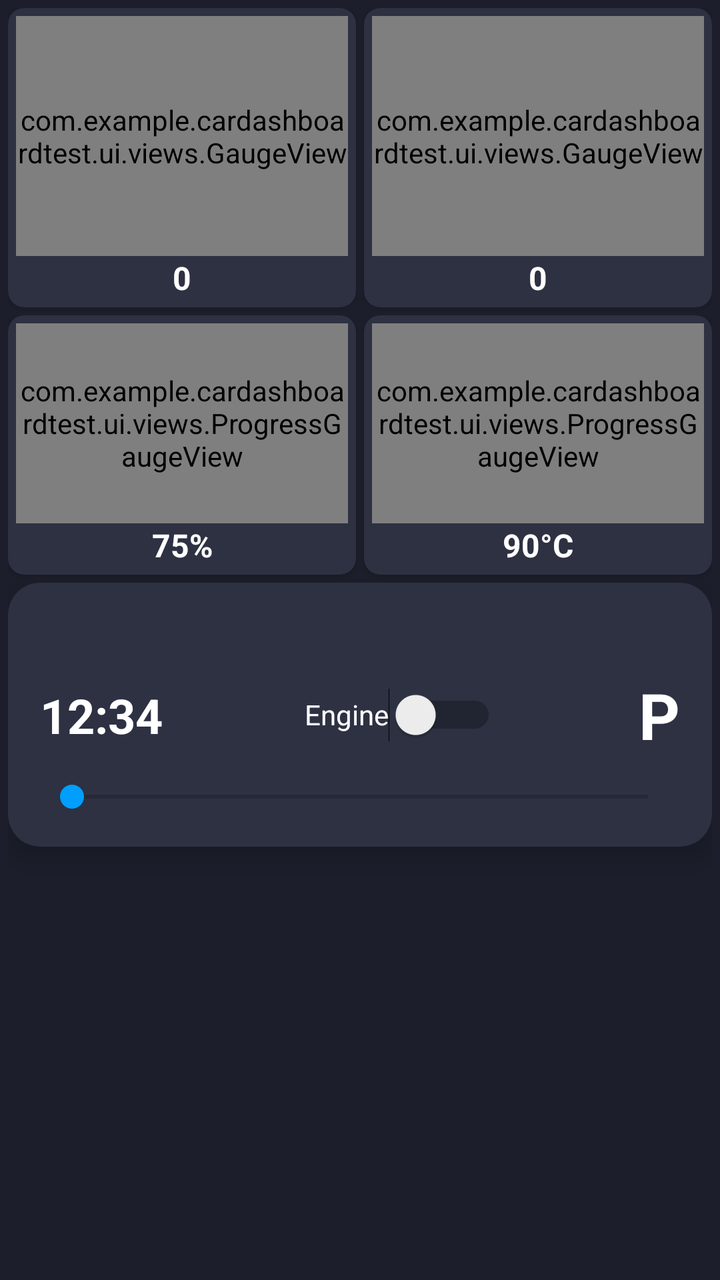
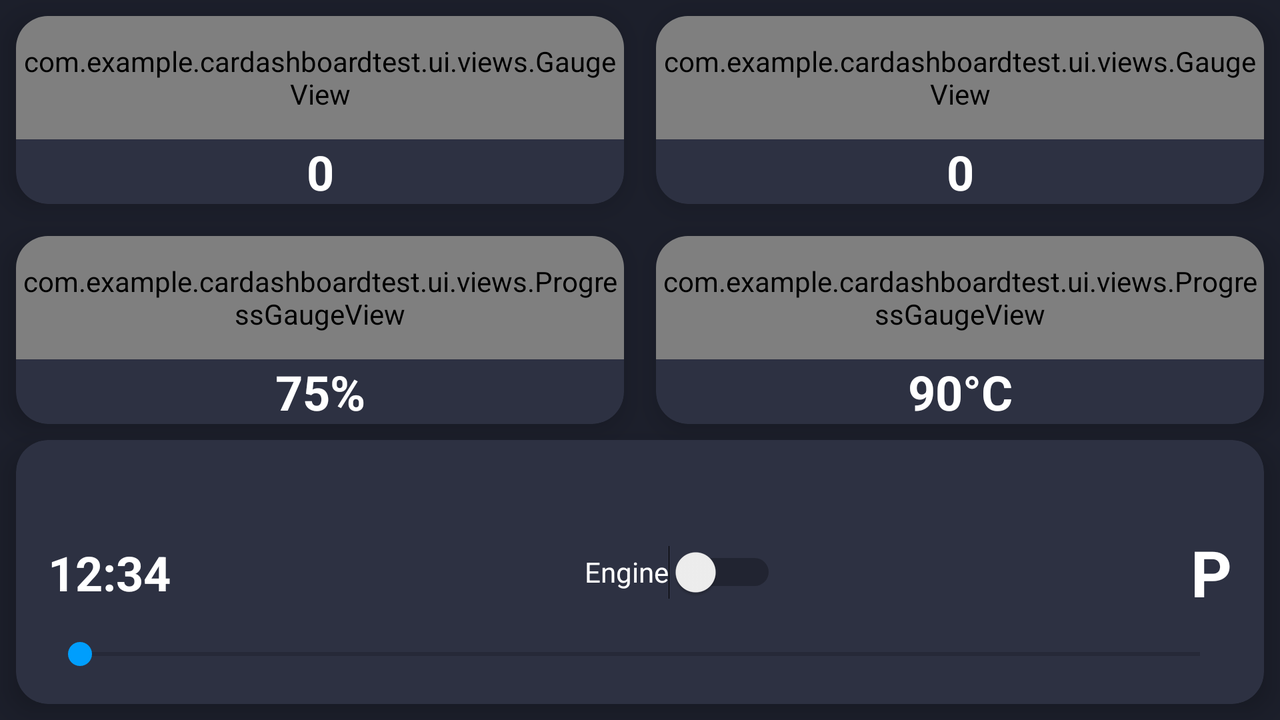

An Android layout and its configuration variant, each rendered on a device that would load it. The default file and the variant file are quoted in full after the pictures.
<!-- AndroidManifest.xml: application theme Theme.CarDashboardTest -->
<!-- res/layout/layout_modern_dashboard.xml -->
<?xml version="1.0" encoding="utf-8"?>
<androidx.core.widget.NestedScrollView xmlns:android="http://schemas.android.com/apk/res/android"
    xmlns:app="http://schemas.android.com/apk/res-auto"
    android:layout_width="match_parent"
    android:layout_height="match_parent"
    android:background="@color/dashboard_background"
    android:clipToPadding="false"
    android:fillViewport="true"
    android:scrollbars="vertical">

    <LinearLayout
        android:layout_width="match_parent"
        android:layout_height="wrap_content"
        android:orientation="vertical"
        android:paddingHorizontal="4dp"
        android:paddingTop="4dp"
        android:paddingBottom="8dp">

        
        <LinearLayout
            android:id="@+id/topRowLayout"
            android:layout_width="match_parent"
            android:layout_height="wrap_content"
            android:orientation="horizontal"
            android:baselineAligned="false">

            <androidx.cardview.widget.CardView
                android:id="@+id/speedCard"
                android:layout_width="0dp"
                android:layout_height="wrap_content"
                android:layout_marginEnd="2dp"
                android:layout_marginBottom="4dp"
                android:layout_weight="1"
                android:clickable="true"
                android:focusable="true"
                android:foreground="?attr/selectableItemBackground"
                app:cardBackgroundColor="@color/gauge_background"
                app:cardCornerRadius="8dp"
                app:cardElevation="2dp">

                <LinearLayout
                    android:layout_width="match_parent"
                    android:layout_height="wrap_content"
                    android:orientation="vertical"
                    android:padding="4dp">

                    <com.example.cardashboardtest.ui.views.GaugeView
                        android:id="@+id/speedGauge"
                        android:layout_width="match_parent"
                        android:layout_height="@dimen/gauge_height_small"
                        app:gaugeTitle="@string/speed"
                        app:maxValue="150"
                        app:minValue="0"
                        app:needleColor="@color/speed_color"
                        app:unit="@string/mph" />

                    <TextView
                        android:id="@+id/speedValue"
                        android:layout_width="match_parent"
                        android:layout_height="wrap_content"
                        android:gravity="center"
                        android:text="0"
                        android:textColor="@color/text_primary"
                        android:textSize="16sp"
                        android:textStyle="bold" />
                </LinearLayout>
            </androidx.cardview.widget.CardView>

            <androidx.cardview.widget.CardView
                android:id="@+id/rpmCard"
                android:layout_width="0dp"
                android:layout_height="wrap_content"
                android:layout_marginStart="2dp"
                android:layout_marginBottom="4dp"
                android:layout_weight="1"
                android:clickable="true"
                android:focusable="true"
                android:foreground="?attr/selectableItemBackground"
                app:cardBackgroundColor="@color/gauge_background"
                app:cardCornerRadius="8dp"
                app:cardElevation="2dp">

                <LinearLayout
                    android:layout_width="match_parent"
                    android:layout_height="wrap_content"
                    android:orientation="vertical"
                    android:padding="4dp">

                    <com.example.cardashboardtest.ui.views.GaugeView
                        android:id="@+id/rpmGauge"
                        android:layout_width="match_parent"
                        android:layout_height="@dimen/gauge_height_small"
                        app:gaugeTitle="@string/rpm"
                        app:maxValue="8"
                        app:minValue="0"
                        app:needleColor="@color/rpm_color"
                        app:unit="@string/x1000_rpm" />

                    <TextView
                        android:id="@+id/rpmValue"
                        android:layout_width="match_parent"
                        android:layout_height="wrap_content"
                        android:gravity="center"
                        android:text="0"
                        android:textColor="@color/text_primary"
                        android:textSize="16sp"
                        android:textStyle="bold" />
                </LinearLayout>
            </androidx.cardview.widget.CardView>
        </LinearLayout>

        
        <LinearLayout
            android:id="@+id/bottomRowLayout"
            android:layout_width="match_parent"
            android:layout_height="wrap_content"
            android:orientation="horizontal"
            android:baselineAligned="false">

            <androidx.cardview.widget.CardView
                android:id="@+id/fuelCard"
                android:layout_width="0dp"
                android:layout_height="wrap_content"
                android:layout_marginEnd="2dp"
                android:layout_marginBottom="4dp"
                android:layout_weight="1"
                android:clickable="true"
                android:focusable="true"
                android:foreground="?attr/selectableItemBackground"
                app:cardBackgroundColor="@color/gauge_background"
                app:cardCornerRadius="8dp"
                app:cardElevation="2dp">

                <LinearLayout
                    android:layout_width="match_parent"
                    android:layout_height="wrap_content"
                    android:orientation="vertical"
                    android:padding="4dp">

                    <com.example.cardashboardtest.ui.views.ProgressGaugeView
                        android:id="@+id/fuelGauge"
                        android:layout_width="match_parent"
                        android:layout_height="@dimen/gauge_height_progress_small"
                        app:gaugeTitle="@string/fuel"
                        app:maxProgress="100"
                        app:progressColor="@color/fuel_color" />

                    <TextView
                        android:id="@+id/fuelValue"
                        android:layout_width="match_parent"
                        android:layout_height="wrap_content"
                        android:gravity="center"
                        android:text="75%"
                        android:textColor="@color/text_primary"
                        android:textSize="16sp"
                        android:textStyle="bold" />
                </LinearLayout>
            </androidx.cardview.widget.CardView>

            <androidx.cardview.widget.CardView
                android:id="@+id/tempCard"
                android:layout_width="0dp"
                android:layout_height="wrap_content"
                android:layout_marginStart="2dp"
                android:layout_marginBottom="4dp"
                android:layout_weight="1"
                android:clickable="true"
                android:focusable="true"
                android:foreground="?attr/selectableItemBackground"
                app:cardBackgroundColor="@color/gauge_background"
                app:cardCornerRadius="8dp"
                app:cardElevation="2dp">

                <LinearLayout
                    android:layout_width="match_parent"
                    android:layout_height="wrap_content"
                    android:orientation="vertical"
                    android:padding="4dp">

                    <com.example.cardashboardtest.ui.views.ProgressGaugeView
                        android:id="@+id/tempGauge"
                        android:layout_width="match_parent"
                        android:layout_height="@dimen/gauge_height_progress_small"
                        app:gaugeTitle="@string/temperature"
                        app:maxProgress="80"
                        app:progressColor="@color/temp_color" />

                    <TextView
                        android:id="@+id/tempValue"
                        android:layout_width="match_parent"
                        android:layout_height="wrap_content"
                        android:gravity="center"
                        android:text="90°C"
                        android:textColor="@color/text_primary"
                        android:textSize="16sp"
                        android:textStyle="bold" />
                </LinearLayout>
            </androidx.cardview.widget.CardView>
        </LinearLayout>

        
        <include
            android:id="@+id/controlsCard"
            layout="@layout/layout_controls"
            android:layout_width="match_parent"
            android:layout_height="wrap_content" />

    </LinearLayout>
</androidx.core.widget.NestedScrollView>
<!-- res/layout/layout_controls.xml (included above) -->
<?xml version="1.0" encoding="utf-8"?>
<androidx.cardview.widget.CardView xmlns:android="http://schemas.android.com/apk/res/android"
    xmlns:app="http://schemas.android.com/apk/res-auto"
    android:layout_width="match_parent"
    android:layout_height="wrap_content"
    app:cardBackgroundColor="@color/gauge_background"
    app:cardCornerRadius="16dp"
    app:cardElevation="8dp">

    <androidx.constraintlayout.widget.ConstraintLayout
        android:layout_width="match_parent"
        android:layout_height="wrap_content"
        android:padding="16dp">

        <TextView
            android:id="@+id/timeValue"
            android:layout_width="wrap_content"
            android:layout_height="wrap_content"
            android:text="12:34"
            android:textColor="@color/text_primary"
            android:textSize="24sp"
            android:textStyle="bold"
            app:layout_constraintBottom_toBottomOf="parent"
            app:layout_constraintStart_toStartOf="parent"
            app:layout_constraintTop_toTopOf="parent" />

        <TextView
            android:id="@+id/gearValue"
            android:layout_width="wrap_content"
            android:layout_height="wrap_content"
            android:text="P"
            android:textColor="@color/text_primary"
            android:textSize="32sp"
            android:textStyle="bold"
            app:layout_constraintBottom_toBottomOf="parent"
            app:layout_constraintEnd_toEndOf="parent"
            app:layout_constraintTop_toTopOf="parent" />

        <Switch
            android:id="@+id/engineSwitch"
            android:layout_width="wrap_content"
            android:layout_height="wrap_content"
            android:minHeight="48dp"
            android:text="Engine"
            android:textColor="@color/text_primary"
            app:layout_constraintBottom_toBottomOf="parent"
            app:layout_constraintEnd_toStartOf="@+id/gearValue"
            app:layout_constraintStart_toEndOf="@+id/timeValue"
            app:layout_constraintTop_toTopOf="parent" />

        <SeekBar
            android:id="@+id/speedSeekBar"
            android:layout_width="0dp"
            android:layout_height="wrap_content"
            android:layout_marginTop="8dp"
            android:max="150"
            android:progress="0"
            app:layout_constraintBottom_toBottomOf="parent"
            app:layout_constraintEnd_toEndOf="parent"
            app:layout_constraintStart_toStartOf="parent"
            app:layout_constraintTop_toBottomOf="@+id/engineSwitch" />

    </androidx.constraintlayout.widget.ConstraintLayout>

</androidx.cardview.widget.CardView>
<!-- resources referenced by this layout -->
<resources>
  <color name="dashboard_background">#FF1C1F2B</color>
  <color name="fuel_color">#FF00E676</color>
  <color name="gauge_background">#FF2D3142</color>
  <color name="rpm_color">#FFFF5A5A</color>
  <color name="speed_color">#FF009EFD</color>
  <color name="temp_color">#FFFFB300</color>
  <color name="text_primary">#FFFFFFFF</color>
  <dimen name="gauge_height_progress_small">100dp</dimen>
  <dimen name="gauge_height_small">120dp</dimen>
  <string name="fuel">Fuel Level</string>
  <string name="mph">MPH</string>
  <string name="rpm">RPM</string>
  <string name="speed">Speed</string>
  <string name="temperature">Temperature</string>
  <string name="x1000_rpm">x1000 RPM</string>
  <style name="Theme.CarDashboardTest" parent="Theme.MaterialComponents.DayNight.DarkActionBar">
          
          <item name="colorPrimary">@color/primary</item>
          <item name="colorPrimaryVariant">@color/primary_dark</item>
          <item name="colorOnPrimary">@color/white</item>
          
          <item name="colorSecondary">@color/accent</item>
          <item name="colorSecondaryVariant">@color/accent_light</item>
          <item name="colorOnSecondary">@color/black</item>
          
          <item name="android:statusBarColor">?attr/colorPrimaryVariant</item>
          <item name="android:windowFullscreen">true</item>
      </style>
  <color name="primary">#FF2D3142</color>
  <color name="primary_dark">#FF1C1F2B</color>
  <color name="white">#FFFFFFFF</color>
  <color name="accent">#FF009EFD</color>
  <color name="accent_light">#FF64C7FF</color>
  <color name="black">#FF000000</color>
</resources>
<!-- res/layout-w600dp/layout_modern_dashboard.xml (the repository's variant of the layout above) -->
<!-- drawn on the phone turned sideways -->
<?xml version="1.0" encoding="utf-8"?>
<androidx.constraintlayout.widget.ConstraintLayout xmlns:android="http://schemas.android.com/apk/res/android"
    xmlns:app="http://schemas.android.com/apk/res-auto"
    android:layout_width="match_parent"
    android:layout_height="match_parent"
    android:background="@color/dashboard_background">

    <androidx.cardview.widget.CardView
        android:id="@+id/speedCard"
        android:layout_width="0dp"
        android:layout_height="0dp"
        android:layout_margin="8dp"
        app:cardBackgroundColor="@color/gauge_background"
        app:cardCornerRadius="16dp"
        app:cardElevation="8dp"
        app:layout_constraintBottom_toTopOf="@+id/fuelCard"
        app:layout_constraintEnd_toStartOf="@+id/rpmCard"
        app:layout_constraintStart_toStartOf="parent"
        app:layout_constraintTop_toTopOf="parent">

        <LinearLayout
            android:layout_width="match_parent"
            android:layout_height="match_parent"
            android:orientation="vertical">

            <com.example.cardashboardtest.ui.views.GaugeView
                android:id="@+id/speedGauge"
                android:layout_width="match_parent"
                android:layout_height="0dp"
                android:layout_weight="1"
                app:gaugeTitle="@string/speed"
                app:maxValue="150"
                app:minValue="0"
                app:needleColor="@color/speed_color"
                app:unit="@string/mph" />

            <TextView
                android:id="@+id/speedValue"
                android:layout_width="match_parent"
                android:layout_height="wrap_content"
                android:gravity="center"
                android:text="0"
                android:textColor="@color/text_primary"
                android:textSize="24sp"
                android:textStyle="bold" />
        </LinearLayout>
    </androidx.cardview.widget.CardView>

    <androidx.cardview.widget.CardView
        android:id="@+id/rpmCard"
        android:layout_width="0dp"
        android:layout_height="0dp"
        android:layout_margin="8dp"
        app:cardBackgroundColor="@color/gauge_background"
        app:cardCornerRadius="16dp"
        app:cardElevation="8dp"
        app:layout_constraintBottom_toTopOf="@+id/tempCard"
        app:layout_constraintEnd_toEndOf="parent"
        app:layout_constraintStart_toEndOf="@+id/speedCard"
        app:layout_constraintTop_toTopOf="parent">

        <LinearLayout
            android:layout_width="match_parent"
            android:layout_height="match_parent"
            android:orientation="vertical">

            <com.example.cardashboardtest.ui.views.GaugeView
                android:id="@+id/rpmGauge"
                android:layout_width="match_parent"
                android:layout_height="0dp"
                android:layout_weight="1"
                app:gaugeTitle="@string/rpm"
                app:maxValue="8"
                app:minValue="0"
                app:needleColor="@color/rpm_color"
                app:unit="@string/x1000_rpm" />

            <TextView
                android:id="@+id/rpmValue"
                android:layout_width="match_parent"
                android:layout_height="wrap_content"
                android:gravity="center"
                android:text="0"
                android:textColor="@color/text_primary"
                android:textSize="24sp"
                android:textStyle="bold" />
        </LinearLayout>
    </androidx.cardview.widget.CardView>

    <androidx.cardview.widget.CardView
        android:id="@+id/fuelCard"
        android:layout_width="0dp"
        android:layout_height="0dp"
        android:layout_margin="8dp"
        app:cardBackgroundColor="@color/gauge_background"
        app:cardCornerRadius="16dp"
        app:cardElevation="8dp"
        app:layout_constraintBottom_toTopOf="@+id/controlsCard"
        app:layout_constraintEnd_toStartOf="@+id/tempCard"
        app:layout_constraintStart_toStartOf="parent"
        app:layout_constraintTop_toBottomOf="@+id/speedCard">

        <LinearLayout
            android:layout_width="match_parent"
            android:layout_height="match_parent"
            android:orientation="vertical">

            <com.example.cardashboardtest.ui.views.ProgressGaugeView
                android:id="@+id/fuelGauge"
                android:layout_width="match_parent"
                android:layout_height="0dp"
                android:layout_weight="1"
                app:gaugeTitle="@string/fuel"
                app:maxProgress="100"
                app:progressColor="@color/fuel_color" />

            <TextView
                android:id="@+id/fuelValue"
                android:layout_width="match_parent"
                android:layout_height="wrap_content"
                android:gravity="center"
                android:text="75%"
                android:textColor="@color/text_primary"
                android:textSize="24sp"
                android:textStyle="bold" />
        </LinearLayout>
    </androidx.cardview.widget.CardView>

    <androidx.cardview.widget.CardView
        android:id="@+id/tempCard"
        android:layout_width="0dp"
        android:layout_height="0dp"
        android:layout_margin="8dp"
        app:cardBackgroundColor="@color/gauge_background"
        app:cardCornerRadius="16dp"
        app:cardElevation="8dp"
        app:layout_constraintBottom_toTopOf="@+id/controlsCard"
        app:layout_constraintEnd_toEndOf="parent"
        app:layout_constraintStart_toEndOf="@+id/fuelCard"
        app:layout_constraintTop_toBottomOf="@+id/rpmCard">

        <LinearLayout
            android:layout_width="match_parent"
            android:layout_height="match_parent"
            android:orientation="vertical">

            <com.example.cardashboardtest.ui.views.ProgressGaugeView
                android:id="@+id/tempGauge"
                android:layout_width="match_parent"
                android:layout_height="0dp"
                android:layout_weight="1"
                app:gaugeTitle="@string/temperature"
                app:maxProgress="80"
                app:progressColor="@color/temp_color" />

            <TextView
                android:id="@+id/tempValue"
                android:layout_width="match_parent"
                android:layout_height="wrap_content"
                android:gravity="center"
                android:text="90°C"
                android:textColor="@color/text_primary"
                android:textSize="24sp"
                android:textStyle="bold" />
        </LinearLayout>
    </androidx.cardview.widget.CardView>

    <include
        android:id="@+id/controlsCard"
        layout="@layout/layout_controls"
        android:layout_width="0dp"
        android:layout_height="wrap_content"
        android:layout_margin="8dp"
        app:layout_constraintBottom_toBottomOf="parent"
        app:layout_constraintEnd_toEndOf="parent"
        app:layout_constraintStart_toStartOf="parent" />

</androidx.constraintlayout.widget.ConstraintLayout>
<!-- resources referenced by the variant -->
<!-- as the phone turned sideways resolves them -->
<resources>
  <color name="dashboard_background">#FF1C1F2B</color>
  <color name="fuel_color">#FF00E676</color>
  <color name="gauge_background">#FF2D3142</color>
  <color name="rpm_color">#FFFF5A5A</color>
  <color name="speed_color">#FF009EFD</color>
  <color name="temp_color">#FFFFB300</color>
  <color name="text_primary">#FFFFFFFF</color>
  <string name="fuel">Fuel Level</string>
  <string name="mph">MPH</string>
  <string name="rpm">RPM</string>
  <string name="speed">Speed</string>
  <string name="temperature">Temperature</string>
  <string name="x1000_rpm">x1000 RPM</string>
  <style name="Theme.CarDashboardTest" parent="Theme.MaterialComponents.DayNight.DarkActionBar">
          
          <item name="colorPrimary">@color/primary</item>
          <item name="colorPrimaryVariant">@color/primary_dark</item>
          <item name="colorOnPrimary">@color/white</item>
          
          <item name="colorSecondary">@color/accent</item>
          <item name="colorSecondaryVariant">@color/accent_light</item>
          <item name="colorOnSecondary">@color/black</item>
          
          <item name="android:statusBarColor">?attr/colorPrimaryVariant</item>
          <item name="android:windowFullscreen">true</item>
      </style>
  <color name="primary">#FF2D3142</color>
  <color name="primary_dark">#FF1C1F2B</color>
  <color name="white">#FFFFFFFF</color>
  <color name="accent">#FF009EFD</color>
  <color name="accent_light">#FF64C7FF</color>
  <color name="black">#FF000000</color>
</resources>
